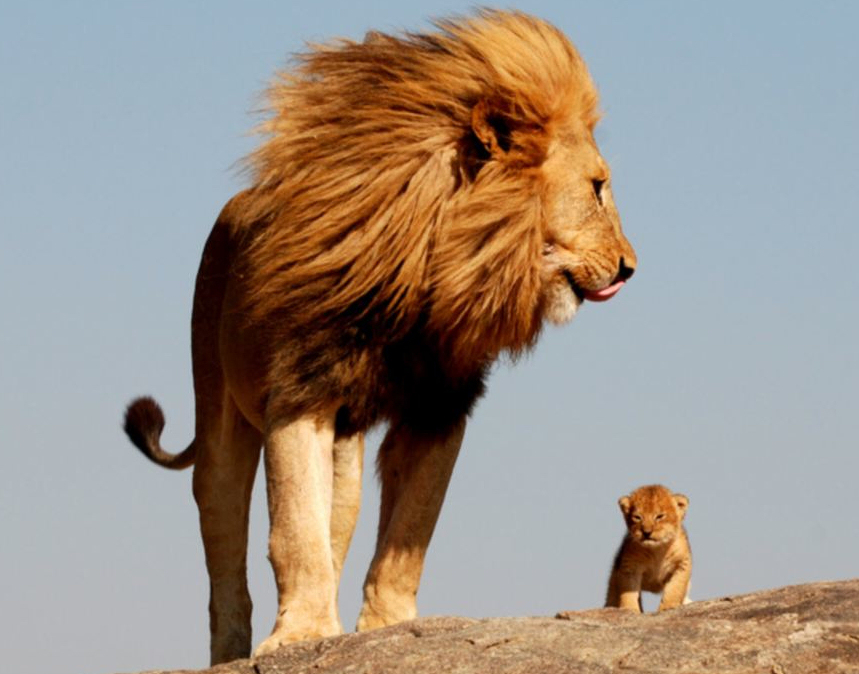
#> input picture test_images/lion.jpg, 859 x 674 px, found by its file name
$ python masked_histogram.py
#> lines starting #> are read from the running program, lines starting #| are printed output that depends on the picture; after the words box and inside, x2 and y2 are one past the last pixel; in counts of white or black regions, pixels touching at a corner belong together
### histogram/plot_hist.py
from matplotlib import pyplot as plt
import cv2

# [9 lines left out: function gray_hist, not called in this run]

def color_hist(image,title,mask=None):
    chans=cv2.split(image)
    colors=("b","g","r")
    plt.figure()
    plt.title(title)
    plt.xlabel("Bins")
    plt.ylabel("Number of Pixels")
    for (chan,color) in zip(chans,colors):
        hist=cv2.calcHist([chan],[0],mask,[256],[0,256])
        plt.plot(hist)
        plt.show()
        plt.xlim([0,256])

### histogram/masked_histogram.py
from matplotlib import pyplot as plt
import cv2
import numpy as np
import plot_hist
img=cv2.imread("/home/saujanya/OCR/practice/test_images/lion.jpg")
#> img is the input picture: shape (674, 859, 3); mean B, G, R 135.7, 146.2, 157.9
cv2.imshow("Original",img)
mask=np.zeros(img.shape[:2],dtype="uint8")
cv2.rectangle(mask,(150,150),(600,600),255,-1)
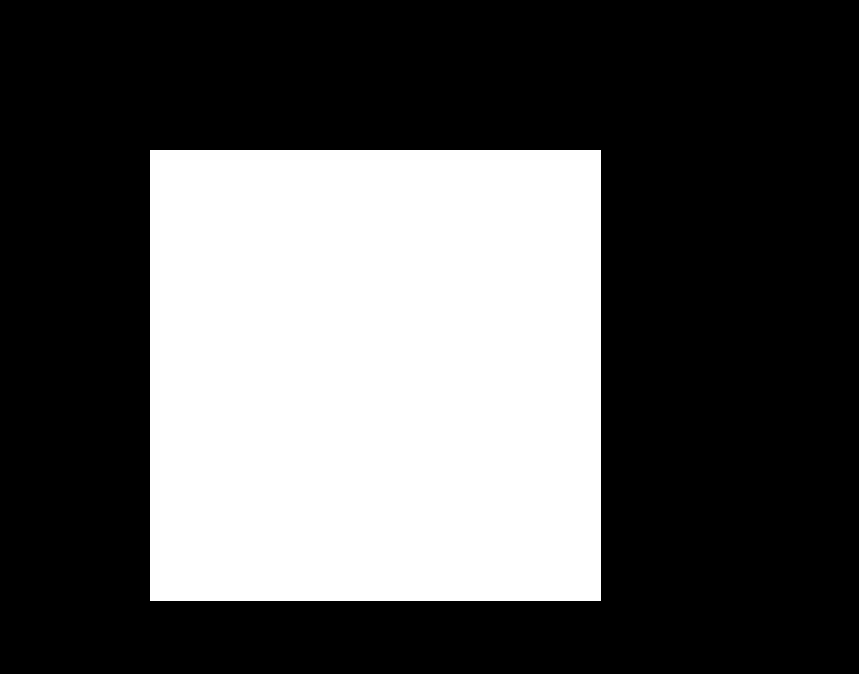
#> mask: shape (674, 859); 35.1% white; 1 white region, box (x1, y1, x2, y2) and area: (150, 150, 601, 601) 203401
cv2.imshow("Mask",mask)
plot_hist.color_hist(img,"Color Histogram",mask=mask)
#> the loop in color_hist, `for (chan,color) in zip(chans,colors):` made 3 passes
#> color on passes 1 to 3: 'b', 'g', 'r'
#> pass 1, in color_hist, `plt.show()`:
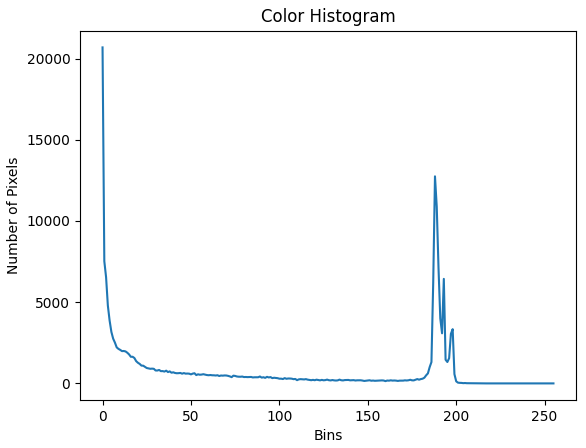
#> figure drawn by matplotlib, 1 panel; curve peaks at x = 0, y = 20686
#> pass 2, in color_hist, `plt.show()`:
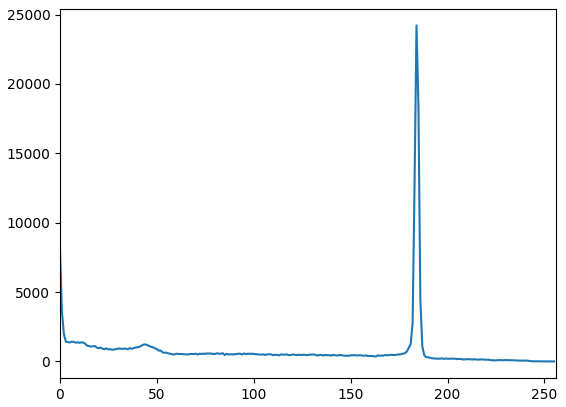
#> figure drawn by matplotlib, 1 panel; curve peaks at x = 184, y = 24221
cv2.waitKey(0)
cv2.destroyAllWindows()
